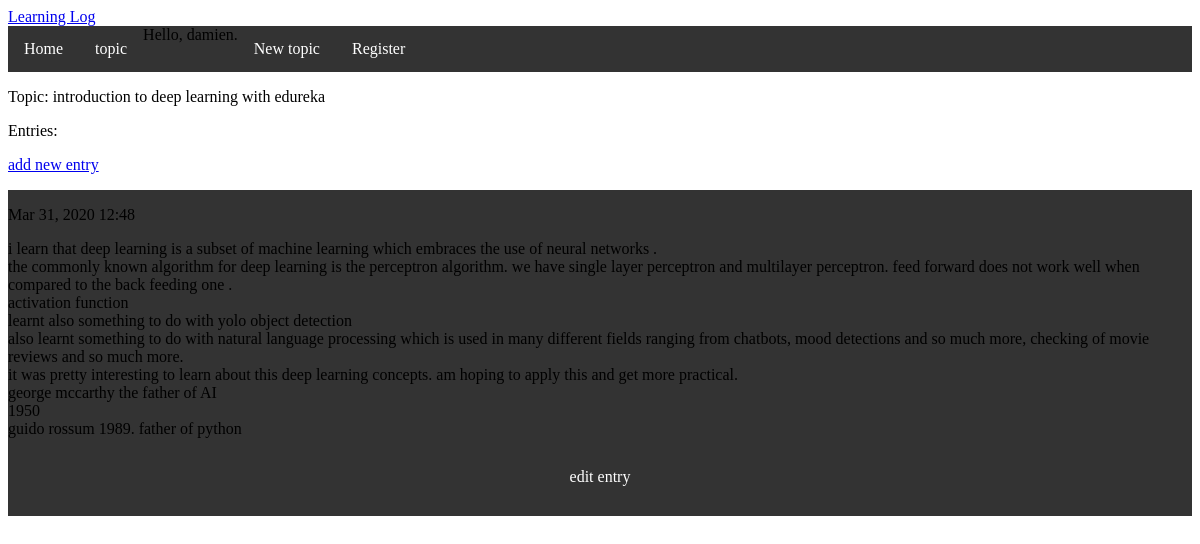
The page /topics/2/ (signed in) on the database its author committed.
### learning_logs/models.py (models this page shows, shortened)
class Topic(models.Model):
	text = models.CharField(max_length=200)
	date_added = models.DateTimeField(auto_now_add=True)
	owner = models.ForeignKey(User)
	def __str__(self):
		return self.text

class Entry(models.Model):
	topic = models.ForeignKey( Topic)
	text = models.TextField()
	date_added = models.DateTimeField(auto_now_add=True)
	class Meta:
		verbose_name_plural = 'entries'

### learning_logs/views.py (the view)
# urls.py: url(r'^topics/(?P<topic_id>\d+)/$' , views.topic, name='topic'),
@login_required
def topic(request, topic_id):
	topic = Topic.objects.get(id=topic_id)
	entries = topic.entry_set.order_by('-date_added')
	context = {'topic': topic, 'entries': entries}
	return render(request, 'learning_logs/topic.html', context)

### learning_logs/templates/learning_logs/topic.html
{% extends 'learning_logs/base.html' %}
{% block content %}
<p> Topic: {{ topic}}</p>
<p>Entries:</p>
<p>
	<a href="{% url 'learning_logs:new_entry' topic.id %}">add new entry</a>
</p>
<ul>
	{% for entry in entries %}
	<li>
		<p>{{ entry.date_added|date:'M d, Y H:i' }}</p>
		<p>{{ entry.text|linebreaks }}</p>
		<p>
			<a href="{% url 'learning_logs:edit_entry' entry.id %}">edit entry</a>
		</p>
	</li>
	{% empty %}
	<li>
		there are no entries for this topic yet
	</li>
	{% endfor %}
</ul>
{% endblock content %}

### learning_logs/templates/learning_logs/base.html (shortened to what this page needs)
<!DOCTYPE html>
<html>
<head>
</head>
<body style="background-color:white;, padding: 20px; ">
	<a href="{% url 'learning_logs:index' %}">Learning Log</a>
<ul>
  <li><a href="{% url 'learning_logs:index' %}">Home</a></li>
  <li><a href="{% url 'learning_logs:topics' %} ">topic</a>
  </li>
  <li>
    {% if user.is_authenticated %}
    Hello, {{ user.username }}.
    <a href="{% url 'users:logout' %} "></a>
    {% else %}
    <a href="{% url 'users:login' %} "> Log in</a>
    {% endif %}
  </li>
  <li><a href="{% url 'learning_logs:new_topic' %}">New topic</a></li>
  <li>
      <a href="{% url 'users:register' %}">Register</a>
  </li>
</ul>
	{%  block content %}
	{% endblock content %}
</body>
</html>

### learning_logs/templates/learning_logs/base.html (style rules this page uses)
ul { list-style-type: none; margin: 0; padding: 0; overflow: hidden; background-color: #333; }
li { float: left; }
li a { display: block; color: white; text-align: center; padding: 14px 16px; text-decoration: none; }

### rows shown on the page
Topic: text "introduction to deep learning with edureka"
Entry: date_added "Mar 31, 2020 12:48", text "i learn that deep learning is a subset of machine learning which embraces the use of neural networks . the commonly known algorithm for deep learning is the perceptron algorithm. we have single layer perceptron and multilayer perceptron. feed forward does not work well when compared to the back feeding one . activation function learnt also something to do with yolo object detection also learnt something to do with natural language processing which is used in many different fields ranging from chatbots, mood detections and so much more, checking of movie reviews and so much more. it was pretty interesting to learn about this deep learning concepts. am hoping to apply this and get more…"

### other values the page prints
{{ user.username }} "damien"
